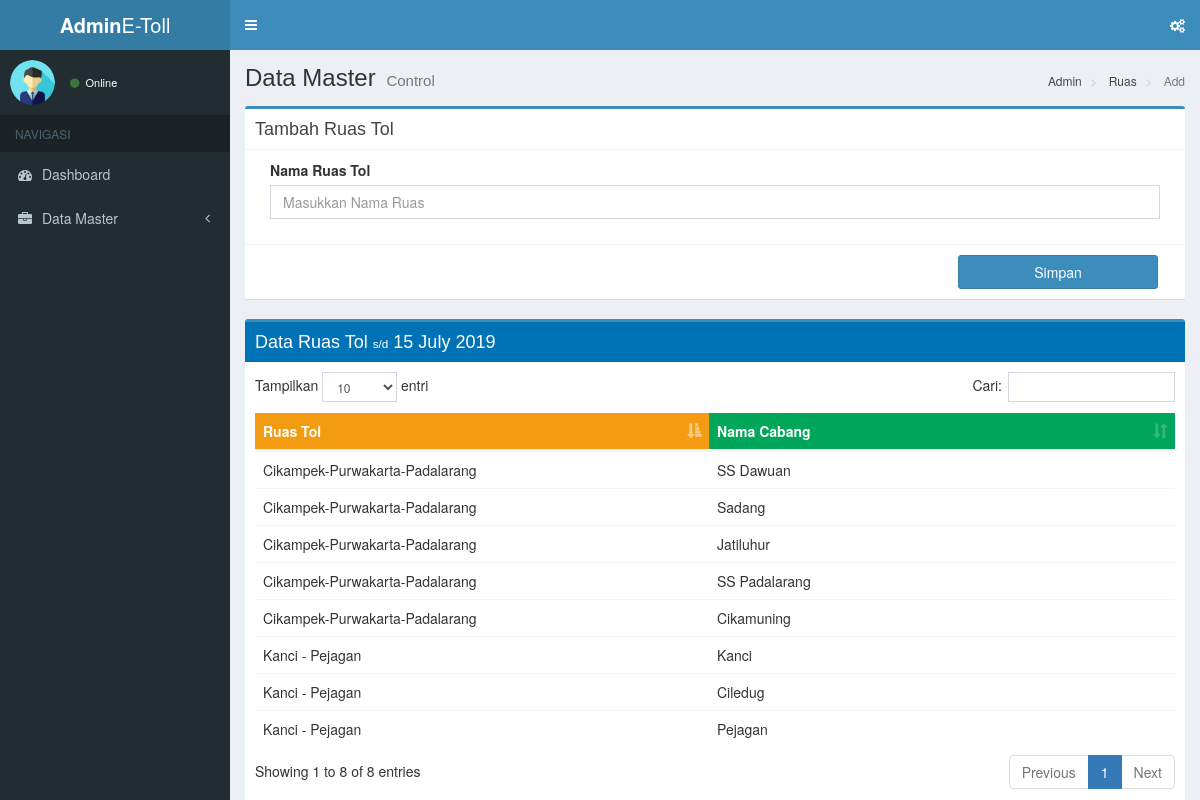
Screenshot of /index.php/admin/ruas/add with the database file from the repository.
### tables this page shows
CREATE TABLE IF NOT EXISTS `tbl_cabang` (
  `kode_penempatan` varchar(5) NOT NULL,
  `id_tol` varchar(64) NOT NULL,
  `nama` varchar(64) NOT NULL
);

CREATE TABLE IF NOT EXISTS `tbl_ruas_tol` (
  `id_ruas` varchar(64) NOT NULL,
  `nama_ruas` varchar(64) NOT NULL
);

### application/controllers/admin/Ruas.php (called while the page is built, shortened)
<?php
class Ruas extends CI_Controller{
	public function __construct()
    {
        $this->load->model("m_admin");
        $this->load->library("form_validation");
    }
    function add()
    {
        $data["ruas"] = $this->m_admin->getRuas()->result();
        $this->load->view('admin/add-data/tambah_ruas',$data);
    }
}

### index.php (called while the page is built, shortened)
<?php
require_once BASEPATH.'core/CodeIgniter.php';

### application/models/M_admin.php (called while the page is built, shortened)
<?php
class M_admin extends CI_Model
{
	public function getRuas()
	{
		return $this->db->query("SELECT tbl_ruas_tol.*, tbl_cabang.* FROM tbl_ruas_tol,tbl_cabang WHERE tbl_cabang.id_tol = tbl_ruas_tol.id_ruas");
	}
}

### application/views/admin/add-data/tambah_ruas.php (the view, shortened to what this page needs)
<!DOCTYPE html>
<html>
<head>
</head>
<body class="hold-transition skin-blue fixed sidebar-mini">
<div class="wrapper">
  <div class="content-wrapper">
    <section class="content-header">
      <h1>
        Data Master
        <small>Control</small>
      </h1>
    </section>
    <section class="content">
      <div class="row">
        <div class="col-xs-12">
          <div class="box box-primary">
            <div class="box-header with-border">
              <h3 class="box-title">Tambah Ruas Tol</h3>
            </div>
            <form role="form" action="<?php echo base_url('index.php/admin/ruas/add') ?>" method="POST">
              <div class="box-body">
                <div class="col-md-12">
                  <div class="form-group">
                    <label>Nama Ruas Tol</label>
                    <input type="text" class="form-control" name="ruas" id="ruas" placeholder="Masukkan Nama Ruas" autofocus="on">
                  </div>
                </div>
              </div>
              <div class="box-footer">
                <button type="submit" class="btn btn-primary pull-right" style="margin-right: 17px; width: 200px;">Simpan</button>
              </div>
            </form>
          </div>
          <div class="box box-primary">
            <div class="box-header bg-blue">
              <h3 class="box-title">Data Ruas Tol <small style="color: #fff;">s/d</small> <?php date_default_timezone_set('Asia/Jakarta'); echo date('d F Y'); ?></h3>
            </div>
            <div class="box-body">
              <table id="datatable" class="table table-hover">
                <thead>
                <tr align="center">
                  <th class="btn-warning text-white">Ruas Tol</th>
                  <th class="btn-success text-white">Nama Cabang</th>
                </tr>
                </thead>
                <tbody>
                  <?php foreach ($ruas as $data) { ?>
                <tr>
                  <td><?php echo $data->nama_ruas ?></td>
                  <td width="450px"><?php echo $data->nama ?></td>
                </tr>
                  <?php } ?>
                </tbody>
              </table>
            </div>
        </div>
      </div>
    </section>
  </div>
</div>
</body>
</html>

### rows the page displays
tbl_cabang: id_tol.nama_ruas "Kanci - Pejagan", nama "Kanci"
tbl_cabang: id_tol.nama_ruas "Cikampek-Purwakarta-Padalarang", nama "SS Dawuan"
tbl_cabang: id_tol.nama_ruas "Kanci - Pejagan", nama "Ciledug"
tbl_cabang: id_tol.nama_ruas "Kanci - Pejagan", nama "Pejagan"
tbl_cabang: id_tol.nama_ruas "Cikampek-Purwakarta-Padalarang", nama "Sadang"
tbl_cabang: id_tol.nama_ruas "Cikampek-Purwakarta-Padalarang", nama "Jatiluhur"
tbl_cabang: id_tol.nama_ruas "Cikampek-Purwakarta-Padalarang", nama "SS Padalarang"
tbl_cabang: id_tol.nama_ruas "Cikampek-Purwakarta-Padalarang", nama "Cikamuning"

### other values shown
$segment "Admin"
$segment "Ruas"
$segment "Add"
